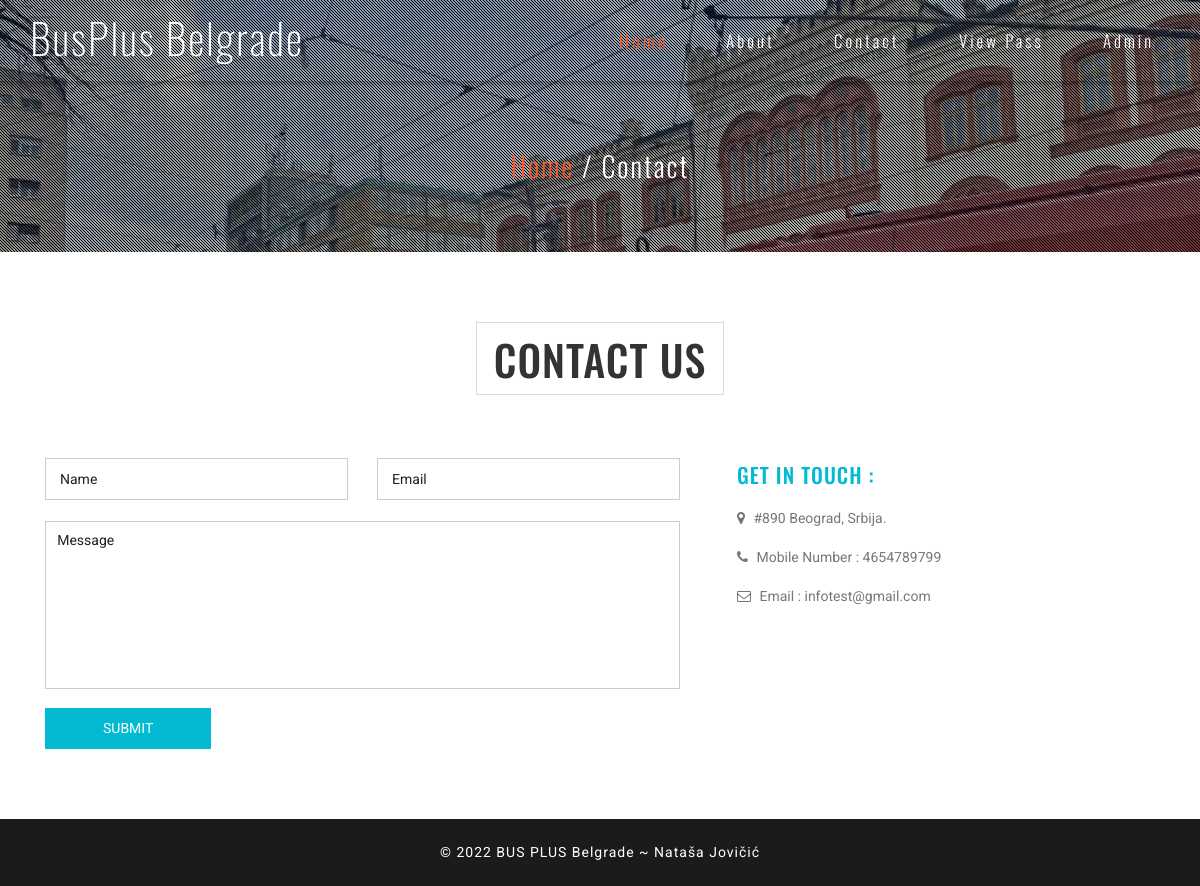
The page /contact.php on the database its author committed.
### tables this page shows
CREATE TABLE `tblpage` (
  `ID` int(10) NOT NULL,
  `PageType` varchar(200) DEFAULT NULL,
  `PageTitle` varchar(200) DEFAULT NULL,
  `PageDescription` mediumtext DEFAULT NULL,
  `Email` varchar(200) DEFAULT NULL,
  `MobileNumber` bigint(10) DEFAULT NULL,
  `UpdationDate` timestamp NOT NULL DEFAULT current_timestamp() ON UPDATE current_timestamp()
);

### contact.php (the view, shortened to what this page needs)
<?php
include('includes/dbconnection.php');
?>
<!DOCTYPE html>
<html lang="en">
<head>
	<link href="css/bootstrap.css" type="text/css" rel="stylesheet" media="all">
	<link href="css/style.css" type="text/css" rel="stylesheet" media="all">
	<link href="css/font-awesome.css" rel="stylesheet">
</head>
<body>
	<div class="agileits-banner">
		<div class="bnr-agileinfo">
			<?php include_once('includes/header.php'); ?>
			<div class="banner-text agileinfo about-bnrtext">
				<div class="container">
					<h2><a href="index.php">Home</a> / Contact</h2>
				</div>
			</div>
		</div>
	</div>
	<div class="contact agileits">
		<div class="container">
			<div class="agileits-title">
				<h3>Contact Us</h3>
			</div>
			<div class="contact-agileinfo">
				<div class="col-md-7 contact-form wthree">
					<form action="#" method="post">
						<input type="text" name="name" placeholder="Name" required="">
						<input class="email" type="email" name="email" placeholder="Email" required="">
						<textarea placeholder="Message" name="message" required=""></textarea>
						<input type="submit" name="submit" value="SUBMIT">
					</form>
				</div>
				<div class="col-md-4 contact-right wthree">
					<div class="contact-text w3-agileits">
						<h4>GET IN TOUCH :</h4>
						<?php
						$sql = "SELECT * from tblpage where PageType='contactus'";
						$query = $dbh->prepare($sql);
						$query->execute();
						$results = $query->fetchAll(PDO::FETCH_OBJ);
						$cnt = 1;
						if ($query->rowCount() > 0) {
							foreach ($results as $row) {               ?>
								<p><i class="fa fa-map-marker"></i> <?php echo htmlentities($row->PageDescription); ?> </p>
								<p><i class="fa fa-phone"></i> Mobile Number : <?php echo htmlentities($row->MobileNumber); ?></p>
								<p><i class="fa fa-envelope-o"></i> Email : <?php echo htmlentities($row->Email); ?></p> <?php $cnt = $cnt + 1;
																														}
																													} ?>
					</div>
				</div>
				<div class="clearfix"> </div>
			</div>
		</div>
	</div>
	<?php include_once('includes/footer.php'); ?>
</body>
</html>

### css/style.css (style rules this page uses)
body { margin:0; font-family: 'Roboto', sans-serif; background: #fff; }
body a { transition: 0.5s all; -webkit-transition: 0.5s all; -moz-transition: 0.5s all; -o-transition: 0.5s all; -ms-transition: 0.5s all; text-decoration:none; outline:none; }
h1,h2,h3,h4,h5,h6 { margin:0; font-family: 'Oswald', sans-serif; }
p { margin:0; }
.agileits-banner { background:url(../images/bg.jpg)no-repeat center 0px; -webkit-background-size:cover; -moz-background-size:cover; -o-background-size:cover; -ms-background-size:cover; background-size:cover; position: relative; }
.bnr-agileinfo { background: url(../images/overlay.png)rgba(0, 0, 0, 0.25) repeat 0px 0px; }
.banner-text { padding: 21em 0; }
.welcome,.services,.gallery,.team,.subscribe,.contact,.testimonials,.video,.codes { padding: 5em 0; }
.agileits-title { text-align: center; }
.agileits-title h3 { font-size: 3em; text-transform: uppercase; margin-bottom: 1.5em; display: inline-block; border: 1px solid #dadada; padding: .3em 0.4em; letter-spacing: 1px; color:#333; }
P { font-size: 1em; color: #777; line-height: 1.8em; }
.banner-text.agileinfo.about-bnrtext { padding: 5em 0; text-align: center; }
.banner-text.agileinfo.about-bnrtext h2 { font-size: 2em; color: #fff; font-weight: 300; letter-spacing: 2px; }
.banner-text.agileinfo.about-bnrtext h2 a { color: #FF5722; display: inline-block; -webkit-transition:.5s all; -moz-transition:.5s all; -o-transition:.5s all; -ms-transition:.5s all; transition:.5s all; }
.contact input[type="text"],.contact input[type="email"] { width: 47.7%; color: #999; float: left; background: none; outline: none; font-size: 1em; padding: .7em 1em; margin-bottom: 1.5em; border: solid 1px #ccc; -webkit-appearance: none; display: inline-block; }
.contact input.email { float: right; }
.contact textarea { resize: none; width: 100%; background: none; color: #999; font-size: 1em; outline: none; padding: .6em .8em; border: solid 1px #ccc; min-height: 12em; -webkit-appearance: none; }
.contact input[type="submit"] { outline: none; color: #fff; padding: 0.6em 4em; font-size: 1em; margin: 1em 0 0 0; -webkit-appearance: none; background: #02bbd2; border: 2px solid #02bbd2; -webkit-transition: 0.5s all; -moz-transition: 0.5s all; transition: 0.5s all; }
.contact-right h4 { font-size: 1.5em; color: #02bbd2; line-height: 1.6em; letter-spacing: 1px; }
.contact-right.wthree { padding-left: 3em; }
.contact-text p { margin-top: 1em; text-align: left; }
.contact-text p i.fa { margin-right: 5px; }
@media (max-width:1280px) { .banner-text { padding: 16em 0; } }

### rows shown on the page
tblpage: PageDescription "#890 Beograd, Srbija.", MobileNumber "4654789799", Email "infotest@gmail.com"
